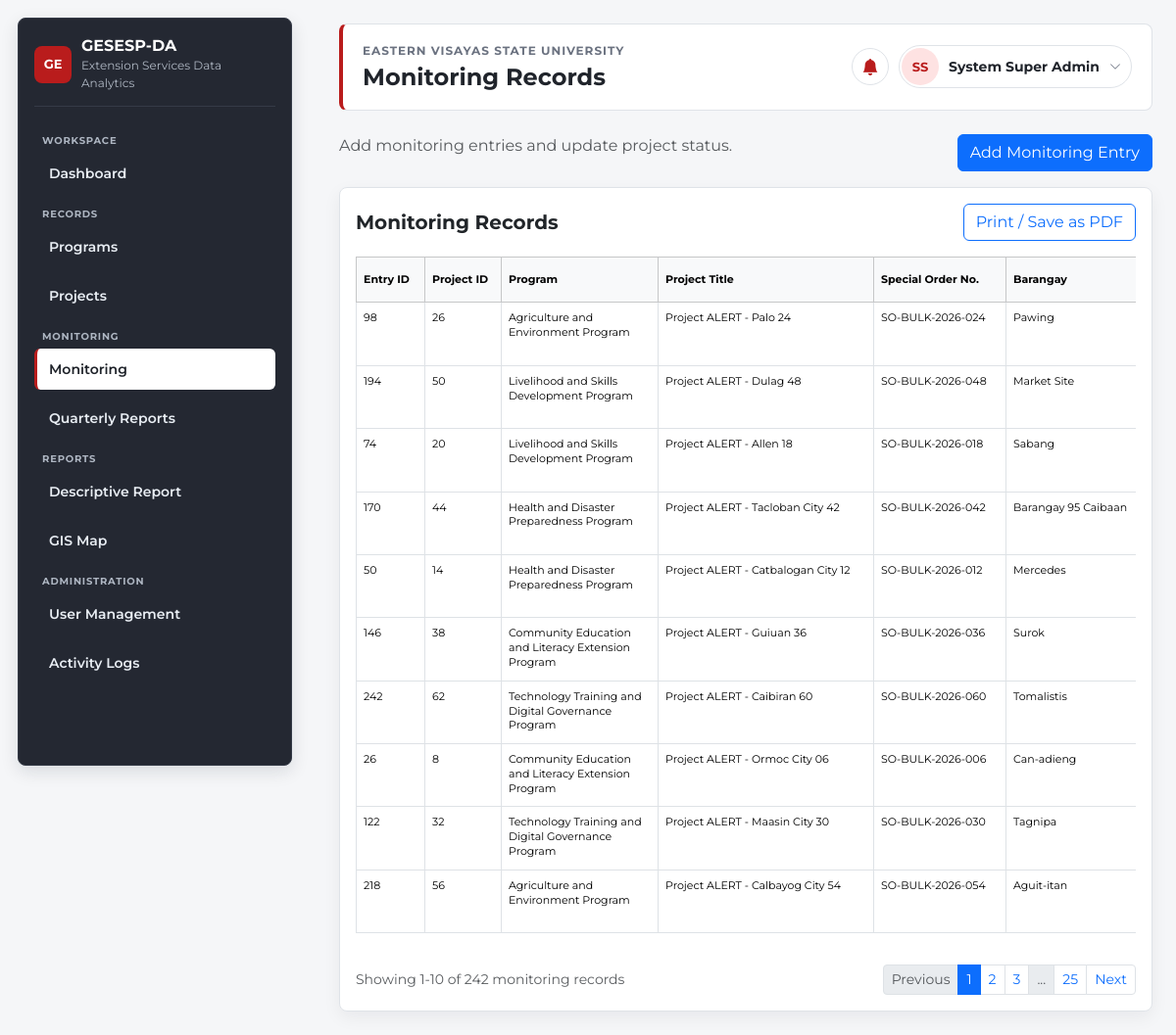
The page /index.php?page=monitoring (signed in) on the database its author committed.
### tables this page shows
CREATE TABLE `monitoring_entries` (
  `id` int(11) NOT NULL,
  `project_id` int(11) DEFAULT NULL,
  `activity_title` varchar(255) DEFAULT NULL,
  `monitoring_date` date DEFAULT NULL,
  `source_of_fund` varchar(255) DEFAULT NULL,
  `status` enum('On-going','Completed','Inactive','Expired','Terminated') DEFAULT 'On-going',
  `terminal_report_date` date DEFAULT NULL,
  `activity_description` text DEFAULT NULL,
  `remarks` text DEFAULT NULL,
  `evsu_campus` varchar(150) DEFAULT NULL,
  `campus_school` varchar(50) DEFAULT NULL,
  `barangay` varchar(150) DEFAULT NULL,
  `municipality` varchar(150) DEFAULT NULL,
  `province` varchar(150) DEFAULT NULL,
  `created_at` timestamp NOT NULL DEFAULT current_timestamp()
);

CREATE TABLE `programs` (
  `id` int(11) NOT NULL,
  `program_title` varchar(255) NOT NULL,
  `program_description` text DEFAULT NULL,
  `leader` varchar(180) DEFAULT NULL,
  `assistant_leader` varchar(180) DEFAULT NULL,
  `members` text DEFAULT NULL,
  `project_cost` decimal(12,2) DEFAULT 0.00,
  `start_date` date DEFAULT NULL,
  `end_date` date DEFAULT NULL,
  `special_order_no` varchar(120) DEFAULT NULL,
  `created_at` timestamp NOT NULL DEFAULT current_timestamp()
);

CREATE TABLE `projects` (
  `id` int(11) NOT NULL,
  `program_id` int(11) DEFAULT NULL,
  `project_title` varchar(255) NOT NULL,
  `sdg` varchar(180) DEFAULT NULL,
  `partners` varchar(255) DEFAULT NULL,
  `partner` varchar(255) DEFAULT NULL,
  `type_of_clientele` varchar(180) DEFAULT NULL,
  `clientele_type` varchar(180) DEFAULT NULL,
  `leader` varchar(180) DEFAULT NULL,
  `assistant_leader` varchar(180) DEFAULT NULL,
  `members` text DEFAULT NULL,
  `participants` int(11) DEFAULT 0,
  `project_cost` decimal(12,2) DEFAULT 0.00,
  `start_date` date DEFAULT NULL,
  `end_date` date DEFAULT NULL,
  `special_order_no` varchar(120) DEFAULT NULL,
  `province` varchar(150) DEFAULT NULL,
  `municipality` varchar(150) DEFAULT NULL,
  `barangay` varchar(150) DEFAULT NULL,
  `latitude` decimal(10,6) DEFAULT NULL,
  `longitude` decimal(10,6) DEFAULT NULL,
  `barangay_latitude` decimal(10,6) DEFAULT NULL,
  `barangay_longitude` decimal(10,6) DEFAULT NULL,
  `status` enum('On-going','Completed','Inactive','Expired','Terminated') DEFAULT 'On-going',
  `created_at` timestamp NOT NULL DEFAULT current_timestamp()
);

### app/controllers/MonitoringController.php (called while the page is built, shortened)
<?php
require_once "app/models/Monitoring.php";
class MonitoringController {
    private $model;
    public function __construct($db) {
        $this->model = new Monitoring($db);
    }
    public function index() {
        $pagination = paginationParams($this->model->countAll(), 10);
        $monitoring = $this->model->paginated($pagination['per_page'], $pagination['offset']);
        include "app/views/monitoring/index.php";
    }
}
?>

### app/models/Monitoring.php (called while the page is built, shortened)
<?php
class Monitoring {
    private $conn;
    public function __construct($db) {
        $this->conn = $db;
        $this->ensureCampusColumns();
    }
    private function esc($value) {
        return $this->conn->real_escape_string($value ?? '');
    }
    private function ensureCampusColumns() {
        $this->ensureColumn('evsu_campus', "ALTER TABLE monitoring_entries ADD COLUMN evsu_campus varchar(150) DEFAULT NULL AFTER remarks");
        $this->ensureColumn('campus_school', "ALTER TABLE monitoring_entries ADD COLUMN campus_school varchar(50) DEFAULT NULL AFTER evsu_campus");
    }
    private function ensureColumn($column, $sql) {
        $column = $this->esc($column);
        $result = @$this->conn->query("SHOW COLUMNS FROM monitoring_entries LIKE '$column'");
        if($result && $result->num_rows > 0) return true;
        $result = @$this->conn->query("SHOW COLUMNS FROM monitoring_entries LIKE '$column'");
        return $result && $result->num_rows > 0;
    }
    public function countAll() {
        $result = $this->conn->query("SELECT COUNT(*) AS total FROM monitoring_entries");
        return $result ? intval($result->fetch_assoc()['total'] ?? 0) : 0;
    }
    public function paginated($limit, $offset) {
        $limit = max(1, intval($limit));
        $offset = max(0, intval($offset));
        return $this->queryMonitoring(" LIMIT $limit OFFSET $offset");
    }
    private function queryMonitoring($limitSql = '') {
        $sql = "SELECT
                    me.*,
                    pg.program_title,
                    pr.project_title,
                    pr.sdg,
                    pr.partners AS partner,
                    pr.leader,
                    pr.assistant_leader AS assistant,
                    pr.members,
                    pr.special_order_no,
                    pr.type_of_clientele,
                    COALESCE(NULLIF(me.status,''), pr.status, 'On-going') AS status,
                    COALESCE(NULLIF(me.barangay,''), pr.barangay, '') AS barangay,
                    COALESCE(NULLIF(me.municipality,''), pr.municipality, '') AS municipality,
                    COALESCE(NULLIF(me.province,''), pr.province, '') AS province
                FROM monitoring_entries me
                LEFT JOIN projects pr ON pr.id = me.project_id
                LEFT JOIN programs pg ON pg.id = pr.program_id
                ORDER BY me.monitoring_date DESC, me.id DESC".$limitSql;
        $result = $this->conn->query($sql);
        $data = [];
        if($result) while($row = $result->fetch_assoc()) $data[] = $row;
        return $data;
    }
}
?>

### app/views/monitoring/index.php (shortened to what this page needs)
<?php include "app/views/layouts/header.php"; ?>
<div class="d-flex flex-wrap justify-content-between align-items-start gap-3 mb-3">
    <p class="text-muted mb-0">Add monitoring entries and update project status.</p>
    <button class="btn btn-primary" data-bs-toggle="modal" data-bs-target="#addMonitoringModal">Add Monitoring Entry</button>
</div>
<div class="card p-3">
    <div class="d-flex justify-content-between align-items-center mb-3">
        <h5 class="fw-bold mb-0">Monitoring Records</h5>
        <button onclick="window.print()" class="btn btn-outline-primary no-print">Print / Save as PDF</button>
    </div>
    <div class="table-responsive monitoring-table-wrap">
        <table class="table table-bordered table-hover align-middle monitoring-records-table">
            <colgroup>
                <col class="col-entry-id">
                <col class="col-project-id">
                <col class="col-program">
                <col class="col-project-title">
                <col class="col-special-order">
                <col class="col-location">
                <col class="col-location">
                <col class="col-location">
                <col class="col-sdg">
                <col class="col-partner">
                <col class="col-clientele">
                <col class="col-campus">
                <col class="col-school">
                <col class="col-person">
                <col class="col-person">
                <col class="col-members">
                <col class="col-monitoring-title">
                <col class="col-date">
                <col class="col-fund">
                <col class="col-date">
                <col class="col-status">
                <col class="col-description">
                <col class="col-remarks">
                <col class="col-created">
                <col class="col-actions no-print">
            </colgroup>
            <thead class="table-light">
                <tr>
                    <th>Entry ID</th>
                    <th>Project ID</th>
                    <th>Program</th>
                    <th>Project Title</th>
                    <th>Special Order No.</th>
                    <th>Barangay</th>
                </tr>
            </thead>
            <tbody>
                <?php foreach(($monitoring ?? $records ?? []) as $m): ?>
                    <tr>
                        <td><?= htmlspecialchars($m['id'] ?? '') ?></td>
                        <td><?= htmlspecialchars($m['project_id'] ?? '') ?></td>
                        <td><?= htmlspecialchars($m['program_title'] ?? '') ?></td>
                        <td><?= htmlspecialchars($m['project_title'] ?? '') ?></td>
                        <td><?= htmlspecialchars($m['special_order_no'] ?? '') ?></td>
                        <td><?= htmlspecialchars($m['barangay'] ?? '') ?></td>
                    </tr>
                <?php endforeach; ?>
            </tbody>
        </table>
    </div>
    <?= renderPagination($pagination ?? [], 'monitoring records') ?>
</div>
<?php include "app/views/layouts/footer.php"; ?>

### public/assets/css/style.css (style rules this page uses)
:root { --font-sans: "Montserrat", Arial, Helvetica, sans-serif; --bs-body-font-family: var(--font-sans); --body-bg: #f5f6f8; --surface: #ffffff; --border: #dfe3e8; --text: #20242b; --muted: #6b7280; --sidebar-bg: #242832; --sidebar-border: #353b47; --sidebar-text: #f8fafc; --sidebar-muted: #aeb6c2; --accent: #b91c1c; --accent-soft: #fee2e2; }
* { box-sizing: border-box; }
body { min-height: 100vh; margin: 0; background: var(--body-bg); color: var(--text); font-family: var(--font-sans); }
.card { border: 1px solid var(--border); border-radius: 8px; box-shadow: 0 6px 18px rgba(15, 23, 42, .06); }

### app/views/monitoring/index.php (style rules this page uses)
.monitoring-table-wrap { overflow-x: auto; }
.monitoring-records-table { width: 100%; min-width: 3300px; table-layout: fixed; font-size: 11px; line-height: 1.35; }
.monitoring-records-table col.col-entry-id { width: 70px; }
.monitoring-records-table col.col-project-id { width: 78px; }
.monitoring-records-table col.col-program { width: 160px; }
.monitoring-records-table col.col-project-title { width: 220px; }
.monitoring-records-table col.col-special-order { width: 135px; }
.monitoring-records-table col.col-location { width: 135px; }
.monitoring-records-table th, .monitoring-records-table td { padding: 8px 7px !important; white-space: normal; overflow-wrap: anywhere; word-break: break-word; vertical-align: top !important; }
.monitoring-records-table th { vertical-align: middle !important; }

### rows shown on the page
monitoring_entries: id "98", project "26", programs.program_title "Agriculture and Environment Program", project.project_title "Project ALERT - Palo 24", project.special_order_no "SO-BULK-2026-024", barangay "Pawing"
monitoring_entries: id "194", project "50", programs.program_title "Livelihood and Skills Development Program", project.project_title "Project ALERT - Dulag 48", project.special_order_no "SO-BULK-2026-048", barangay "Market Site"
monitoring_entries: id "74", project "20", programs.program_title "Livelihood and Skills Development Program", project.project_title "Project ALERT - Allen 18", project.special_order_no "SO-BULK-2026-018", barangay "Sabang"
monitoring_entries: id "170", project "44", programs.program_title "Health and Disaster Preparedness Program", project.project_title "Project ALERT - Tacloban City 42", project.special_order_no "SO-BULK-2026-042", barangay "Barangay 95 Caibaan"
monitoring_entries: id "50", project "14", programs.program_title "Health and Disaster Preparedness Program", project.project_title "Project ALERT - Catbalogan City 12", project.special_order_no "SO-BULK-2026-012", barangay "Mercedes"
monitoring_entries: id "146", project "38", programs.program_title "Community Education and Literacy Extension Program", project.project_title "Project ALERT - Guiuan 36", project.special_order_no "SO-BULK-2026-036", barangay "Surok"
monitoring_entries: id "242", project "62", programs.program_title "Technology Training and Digital Governance Program", project.project_title "Project ALERT - Caibiran 60", project.special_order_no "SO-BULK-2026-060", barangay "Tomalistis"
monitoring_entries: id "26", project "8", programs.program_title "Community Education and Literacy Extension Program", project.project_title "Project ALERT - Ormoc City 06", project.special_order_no "SO-BULK-2026-006", barangay "Can-adieng"
monitoring_entries: id "122", project "32", programs.program_title "Technology Training and Digital Governance Program", project.project_title "Project ALERT - Maasin City 30", project.special_order_no "SO-BULK-2026-030", barangay "Tagnipa"
monitoring_entries: id "218", project "56", programs.program_title "Agriculture and Environment Program", project.project_title "Project ALERT - Calbayog City 54", project.special_order_no "SO-BULK-2026-054", barangay "Aguit-itan"

### other values the page prints
systemName() "GESESP-DA"
systemSubtitle() "Extension Services Data Analytics"
$pageTitle "Monitoring Records"
$initials "SS"
$fullName "System Super Admin"
$from "1"
$to "10"
$total "242"
$label "monitoring records"
$totalPages "25"
